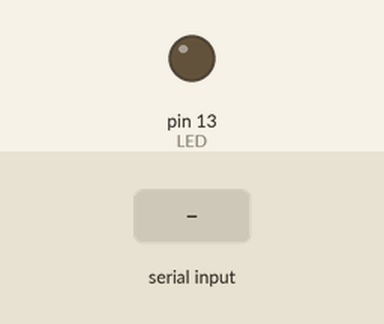
The sketch below on a simulated Arduino Uno, built with avr-gcc and run on an emulated ATmega328P. Parts: output pins drawn as LEDs (lit = HIGH). The inputs (shaded band) are chosen by the test bench. What the sketch prints to the serial monitor is not drawn.

Above: at 1.2 s.
1.3 s: "1\n" received over Serial
At 3.7 s:
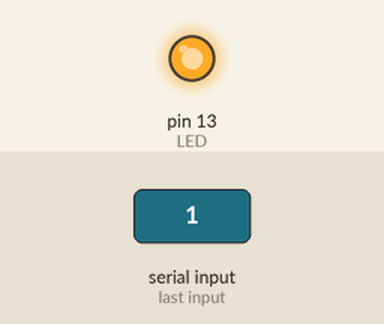
4.3 s: "0\n" received over Serial
7.3 s: "2\n" received over Serial
At 7.7 s:
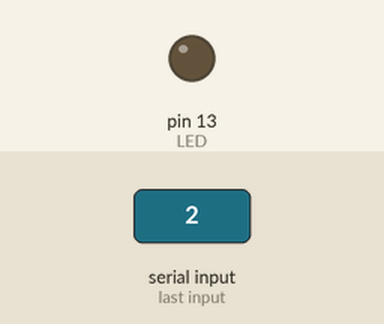
Timing chart, 0 to 10.6 s (numbered marks = the images above; inputs shaded):
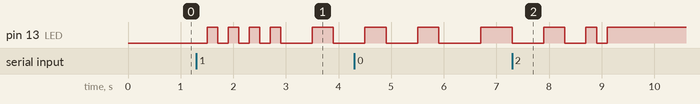

Measured:
- after the input at 1.3 s, pin 13 (LED): goes 3 × (HIGH 0.20 s, LOW 0.20 s), HIGH 0.20 s, LOW 0.60 s, HIGH 0.40 s, then LOW, starting after 0.20 s
- after the input at 7.3 s, pin 13 (LED): goes LOW 0.60 s, HIGH 0.40 s, LOW 0.40 s, HIGH 0.20 s, LOW 0.20 s, then HIGH, starting at once

The sketch:

transmitter.ino
```cpp
const int MAX_STRING_LENGTH = 100; // Maksimum string length
char receivedString[MAX_STRING_LENGTH]; // An array to store the received string
bool newcom=1; // When the program starts, it determines that there is a new communication.
#define LED 13
#define period 200 // sending time for each bit
void setup() {
pinMode(LED, OUTPUT); // We determine our light source as output
Serial.begin(9600);   // starts serial monitor
}

void loop() {
if (Serial.available() > 0) {
    // If data came from the serial port
    String inputString = Serial.readStringUntil('\n'); // Read data up to end of line
    inputString.toCharArray(receivedString, MAX_STRING_LENGTH); // Convert to char array
    // Process data
    for (int i = 0; i < inputString.length(); i++)
    {//sends each character one by one to the start communication function
    startcommunication(inputString[i]);
    delay(200);// delay for idle
    }
  }
}

void startcommunication(char chracter)
{
  if(newcom){sendsenkron();} // if its first input it goes to sendsenkron function
  digitalWrite(LED, LOW);// start bit
  delay(period); // delay for bit
  for (int i = 7; i >= 0; --i) {//It sets the light source to 0 or 1, starting from the 7th bit and ending with the 0th bit, depending on the ASCII code of the character.
    digitalWrite(LED,(bitRead(chracter, i)));
    Serial.print(bitRead(chracter, i));
    delay(period);
  }
  Serial.println(" ");
  digitalWrite(LED, HIGH);// idle
}

void sendsenkron() {// send sync pulse for one time which is 10101010
delay(period);

  for (int i = 0; i < 3; i++) {
    digitalWrite(LED, HIGH);
    delay(period);
    digitalWrite(LED, LOW);
    delay(period);
  }
  digitalWrite(LED, HIGH);
  delay(period);
  digitalWrite(LED, LOW);
  newcom =! newcom;
}
```
